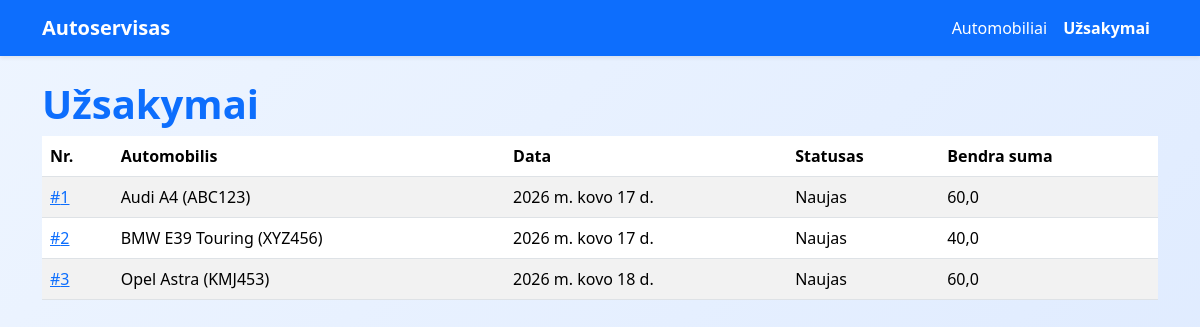
The page /uzsakymai/ on the database as committed earlier.
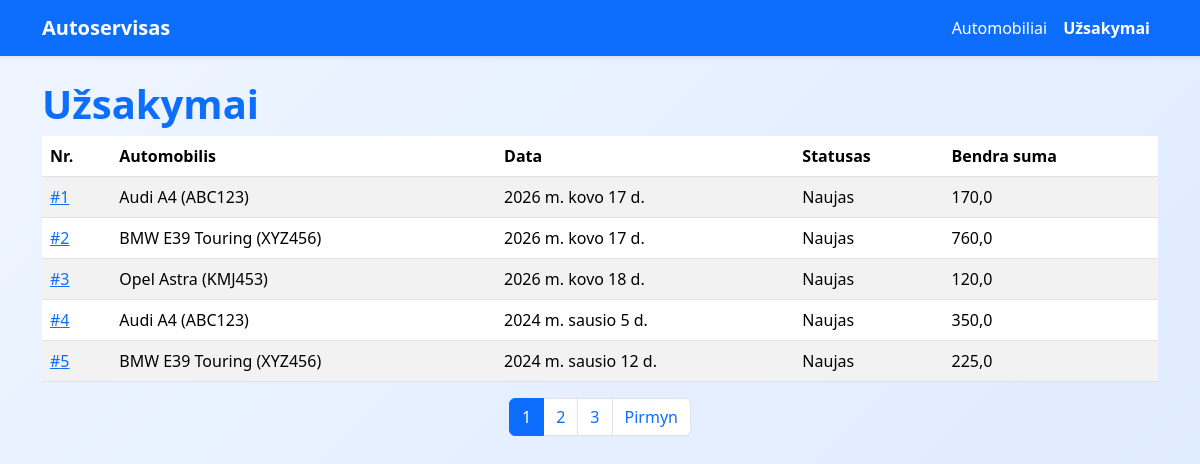
The same page on the database as committed later.
### autoservice/models.py (models this page shows, shortened)
class Order(models.Model):
    STATUS_CHOICES = [
        ("naujas", "Naujas"),
        ("vykdomas", "Vykdomas"),
        ("baigtas", "Baigtas"),
        ("atsauktas", "Atšauktas"),
    ]
    date = models.DateField(verbose_name="Data")
    car = models.ForeignKey("Car", verbose_name="Automobilis", on_delete=models.CASCADE)
    status = models.CharField(
        verbose_name="Statusas",
        max_length=20,
        choices=STATUS_CHOICES,
        default="naujas"
    )
    class Meta:
        verbose_name = "Užsakymas"
        verbose_name_plural = "Užsakymai"
    def total(self):
        return sum(line.line_sum() for line in self.lines.all())
    total.short_description = "Bendra suma"

class Car(models.Model):
    make = models.CharField(verbose_name="Gamintojas", max_length=100)
    model = models.CharField(verbose_name="Modelis", max_length=100)
    license_plate = models.CharField(verbose_name="Valstybinis numeris", max_length=20)
    vin_code = models.CharField(verbose_name="VIN kodas", max_length=50)
    client_name = models.CharField(verbose_name="Klientas", max_length=200)
    photo = models.ImageField(upload_to="car_photos/", null=True, blank=True, verbose_name="Nuotrauka")
    class Meta:
        verbose_name = "Automobilis"
        verbose_name_plural = "Automobiliai"
    def __str__(self):
        return f"{self.make} {self.model} ({self.license_plate})"

class OrderLine(models.Model):
    STATUS_CHOICES = [
        ("laukiama", "Laukiama"),
        ("vykdoma", "Vykdoma"),
        ("baigta", "Baigta"),
    ]
    order = models.ForeignKey(
        Order,
        related_name="lines",
        on_delete=models.CASCADE,
        verbose_name="Užsakymas"
    )
    service = models.ForeignKey(
        Service,
        on_delete=models.CASCADE,
        verbose_name="Paslauga"
    )
    quantity = models.PositiveIntegerField(
        default=1,
        verbose_name="Kiekis"
    )
    status = models.CharField(
        max_length=20,
        choices=STATUS_CHOICES,
        default="laukiama",
        verbose_name="Paslaugos statusas"
    )
    class Meta:
        verbose_name = "Užsakymo eilutė"
        verbose_name_plural = "Užsakymo eilutės"
    def line_sum(self):
        return self.quantity * self.service.price

class Service(models.Model):
    name = models.CharField(verbose_name="Pavadinimas", max_length=200)
    price = models.FloatField(verbose_name="Kaina")
    class Meta:
        verbose_name = "Paslauga"
        verbose_name_plural = "Paslaugos"

### autoservice/views.py (the view)
# urls.py: path("uzsakymai/", views.OrderListView.as_view(), name="uzsakymai"),
class OrderListView(generic.ListView):
    model = Order
    template_name = "uzsakymai.html"
    context_object_name = "orders"
    paginate_by = 5

### autoservice/templates/uzsakymai.html (shortened to what this page needs)
{% extends "base.html" %}
{% block content %}
<h1>Užsakymai</h1>
{% if orders %}
<table class="table table-striped">
    <thead>
        <tr>
            <th>Nr.</th>
            <th>Automobilis</th>
            <th>Data</th>
            <th>Statusas</th>
            <th>Bendra suma</th>
        </tr>
    </thead>
    <tbody>
    {% for order in orders %}
        <tr>
            <td>
                <a href="{% url 'uzsakymas' order.id %}">
                    #{{ order.id }}
                </a>
            </td>
            <td>{{ order.car }}</td>
            <td>{{ order.date }}</td>
            <td>{{ order.get_status_display }}</td>
            <td>{{ order.total }}</td>
        </tr>
    {% endfor %}
    </tbody>
</table>
{% else %}
<p>Nėra užsakymų.</p>
{% endif %}
{% if is_paginated %}
<nav>
    <ul class="pagination justify-content-center">
        {% for num in paginator.page_range %}
            {% if page_obj.number == num %}
                <li class="page-item active">
                    <span class="page-link">{{ num }}</span>
                </li>
            {% else %}
                <li class="page-item">
                    <a class="page-link" href="?page={{ num }}">{{ num }}</a>
                </li>
            {% endif %}
        {% endfor %}
        {% if page_obj.has_next %}
            <li class="page-item">
                <a class="page-link" href="?page={{ page_obj.next_page_number }}">Pirmyn</a>
            </li>
        {% endif %}
    </ul>
</nav>
{% endif %}
{% endblock %}

Rows that differ between the two databases and show on the page:
computed for Order id 1: total "60,0" → "170,0"
computed for Order id 2: total "40,0" → "760,0"
computed for Order "2026 m. kovo 18 d.": total "60,0" → "120,0"
added Order: id "4", car "Audi A4 (ABC123)", date "2024 m. sausio 5 d.", status "Naujas", total "350,0"
added Order: id "5", car "BMW E39 Touring (XYZ456)", date "2024 m. sausio 12 d.", status "Naujas", total "225,0"
Other text that changed with them:
new list line: "1"
new list line: "2"
new list line: "3"
text now shown: "Pirmyn"
